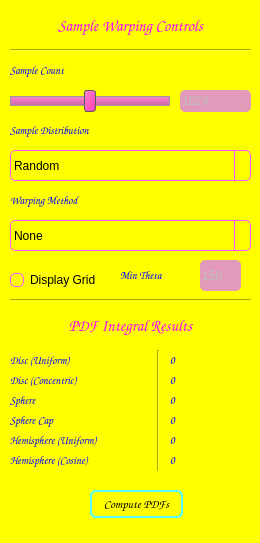
<?xml version="1.0" encoding="UTF-8"?>
<ui version="4.0">
 <class>SamplerControls</class>
 <widget class="QWidget" name="SamplerControls">
  <property name="geometry">
   <rect>
    <x>0</x>
    <y>0</y>
    <width>260</width>
    <height>543</height>
   </rect>
  </property>
  <property name="sizePolicy">
   <sizepolicy hsizetype="Ignored" vsizetype="Ignored">
    <horstretch>0</horstretch>
    <verstretch>0</verstretch>
   </sizepolicy>
  </property>
  <property name="windowTitle">
   <string>Sample Warper Controls</string>
  </property>
  <property name="styleSheet">
   <string notr="true">background-color: yellow;</string>
  </property>
  <widget class="QLabel" name="label">
   <property name="geometry">
    <rect>
     <x>10</x>
     <y>0</y>
     <width>241</width>
     <height>50</height>
    </rect>
   </property>
   <property name="font">
    <font>
     <family>Comic Sans MS</family>
     <pointsize>12</pointsize>
    </font>
   </property>
   <property name="styleSheet">
    <string notr="true">QLabel {
	font: &quot;Comic Sans MS&quot;;
	color: magenta;
}</string>
   </property>
   <property name="text">
    <string>Sample Warping Controls</string>
   </property>
   <property name="alignment">
    <set>Qt::AlignCenter</set>
   </property>
  </widget>
  <widget class="QLabel" name="label_2">
   <property name="geometry">
    <rect>
     <x>10</x>
     <y>60</y>
     <width>101</width>
     <height>21</height>
    </rect>
   </property>
   <property name="font">
    <font>
     <family>Comic Sans MS</family>
     <pointsize>8</pointsize>
    </font>
   </property>
   <property name="styleSheet">
    <string notr="true">QLabel {
	font: &quot;Comic Sans MS&quot;;
	color: blue;
;
}</string>
   </property>
   <property name="text">
    <string>Sample Count</string>
   </property>
   <property name="alignment">
    <set>Qt::AlignLeading|Qt::AlignLeft|Qt::AlignVCenter</set>
   </property>
  </widget>
  <widget class="Line" name="line">
   <property name="geometry">
    <rect>
     <x>10</x>
     <y>40</y>
     <width>241</width>
     <height>20</height>
    </rect>
   </property>
   <property name="orientation">
    <enum>Qt::Horizontal</enum>
   </property>
  </widget>
  <widget class="QSlider" name="numSamplesSlider">
   <property name="geometry">
    <rect>
     <x>10</x>
     <y>90</y>
     <width>160</width>
     <height>22</height>
    </rect>
   </property>
   <property name="styleSheet">
    <string notr="true">QSlider::handle:horizontal {
    background: qlineargradient(x1:0, y1:0, x2:1, y2:1, stop:0 #ff85d0, stop:1 #ff3fb4);
    border: 1px solid #5c5c5c;
    width: 10px;
    margin: -7px 0; /* handle is placed by default on the contents rect of the groove. Expand outside the groove */
    border-radius: 3px;
}

QSlider::groove:horizontal {
    border: 1px solid #999999;
    height: 8px; /* the groove expands to the size of the slider by default. by giving it a height, it has a fixed size */
    background: qlineargradient(x1:0, y1:0, x2:0, y2:1, stop:0 #ff85d0, stop:1 #cb67a4);
    margin: 2px 0;
}</string>
   </property>
   <property name="minimum">
    <number>4</number>
   </property>
   <property name="maximum">
    <number>16</number>
   </property>
   <property name="singleStep">
    <number>1</number>
   </property>
   <property name="pageStep">
    <number>2</number>
   </property>
   <property name="value">
    <number>10</number>
   </property>
   <property name="orientation">
    <enum>Qt::Horizontal</enum>
   </property>
  </widget>
  <widget class="QSpinBox" name="numSamplesSpinBox">
   <property name="enabled">
    <bool>false</bool>
   </property>
   <property name="geometry">
    <rect>
     <x>180</x>
     <y>90</y>
     <width>71</width>
     <height>22</height>
    </rect>
   </property>
   <property name="styleSheet">
    <string notr="true">QSpinBox{
	background-color: rgb(226, 153, 186);
    border-radius: 5px;
}
QSpinBox::down-button{
	color: pink;
    border-radius: 5px;
}
QSpinBox::up-button{
	color: black;
    border-radius: 5px;
}
</string>
   </property>
   <property name="minimum">
    <number>16</number>
   </property>
   <property name="maximum">
    <number>1048576</number>
   </property>
   <property name="singleStep">
    <number>10</number>
   </property>
   <property name="value">
    <number>1024</number>
   </property>
  </widget>
  <widget class="QComboBox" name="comboBox">
   <property name="geometry">
    <rect>
     <x>10</x>
     <y>150</y>
     <width>241</width>
     <height>31</height>
    </rect>
   </property>
   <property name="styleSheet">
    <string notr="true">QComboBox {
    border: 1px solid rgb(255, 85, 255);
    border-radius: 5px;
    padding: 1px 18px 1px 3px;
    min-width: 6em;
}
QComboBox::drop-down {
    subcontrol-origin: padding;
    subcontrol-position: top right;
    width: 15px;

    border-left-width: 1px;
    border-left-color: rgb(255, 85, 255);
    border-left-style: solid; /* just a single line */
    border-top-right-radius: 5px; /* same radius as the QComboBox */
    border-bottom-right-radius: 5px;
}
QComboBox::down-arrow:on { /* shift the arrow when popup is open */
    top: 1px;
    left: 1px;
}

QComboBox QAbstractItemView {
    border: 2px solid rgb(255, 170, 255);
    selection-background-color: rgb(255, 170, 255);
	font: &quot;Comic Sans MS&quot;;
    border-radius: 5px;
}</string>
   </property>
   <item>
    <property name="text">
     <string>Random</string>
    </property>
   </item>
   <item>
    <property name="text">
     <string>Grid</string>
    </property>
   </item>
   <item>
    <property name="text">
     <string>Stratified</string>
    </property>
   </item>
  </widget>
  <widget class="QLabel" name="label_3">
   <property name="geometry">
    <rect>
     <x>10</x>
     <y>120</y>
     <width>131</width>
     <height>21</height>
    </rect>
   </property>
   <property name="font">
    <font>
     <family>Comic Sans MS</family>
     <pointsize>8</pointsize>
    </font>
   </property>
   <property name="styleSheet">
    <string notr="true">QLabel {
	font: &quot;Comic Sans MS&quot;;
	color: blue;
;
}</string>
   </property>
   <property name="text">
    <string>Sample Distribution</string>
   </property>
   <property name="alignment">
    <set>Qt::AlignLeading|Qt::AlignLeft|Qt::AlignVCenter</set>
   </property>
  </widget>
  <widget class="QLabel" name="label_4">
   <property name="geometry">
    <rect>
     <x>10</x>
     <y>190</y>
     <width>131</width>
     <height>21</height>
    </rect>
   </property>
   <property name="font">
    <font>
     <family>Comic Sans MS</family>
     <pointsize>8</pointsize>
    </font>
   </property>
   <property name="styleSheet">
    <string notr="true">QLabel {
	font: &quot;Comic Sans MS&quot;;
	color: blue;
;
}</string>
   </property>
   <property name="text">
    <string>Warping Method</string>
   </property>
   <property name="alignment">
    <set>Qt::AlignLeading|Qt::AlignLeft|Qt::AlignVCenter</set>
   </property>
  </widget>
  <widget class="QComboBox" name="comboBox_2">
   <property name="geometry">
    <rect>
     <x>10</x>
     <y>220</y>
     <width>241</width>
     <height>31</height>
    </rect>
   </property>
   <property name="styleSheet">
    <string notr="true">QComboBox {
    border: 1px solid rgb(255, 85, 255);
    border-radius: 5px;
    padding: 1px 18px 1px 3px;
    min-width: 6em;
}
QComboBox::drop-down {
    subcontrol-origin: padding;
    subcontrol-position: top right;
    width: 15px;

    border-left-width: 1px;
    border-left-color: rgb(255, 85, 255);
    border-left-style: solid; /* just a single line */
    border-top-right-radius: 5px; /* same radius as the QComboBox */
    border-bottom-right-radius: 5px;
}
QComboBox::down-arrow:on { /* shift the arrow when popup is open */
    top: 1px;
    left: 1px;
}

QComboBox QAbstractItemView {
    border: 2px solid rgb(255, 170, 255);
    selection-background-color: rgb(255, 170, 255);
	font: &quot;Comic Sans MS&quot;;
    border-radius: 5px;
}</string>
   </property>
   <item>
    <property name="text">
     <string>None</string>
    </property>
   </item>
   <item>
    <property name="text">
     <string>Disc (Uniform)</string>
    </property>
   </item>
   <item>
    <property name="text">
     <string>Disc (Concentric)</string>
    </property>
   </item>
   <item>
    <property name="text">
     <string>Sphere</string>
    </property>
   </item>
   <item>
    <property name="text">
     <string>Sphere Cap</string>
    </property>
   </item>
   <item>
    <property name="text">
     <string>Hemisphere (Uniform)</string>
    </property>
   </item>
   <item>
    <property name="text">
     <string>Hemisphere (Cosine Weighted)</string>
    </property>
   </item>
  </widget>
  <widget class="QCheckBox" name="checkBox">
   <property name="geometry">
    <rect>
     <x>10</x>
     <y>270</y>
     <width>119</width>
     <height>20</height>
    </rect>
   </property>
   <property name="styleSheet">
    <string notr="true">QCheckBox::indicator{
    border: 1px solid rgb(255, 85, 255);
    border-radius: 5px;
    padding: 1px 1px 1px 3px;
}

QCheckBox::indicator:unchecked {
    background-color: yellow;
}

QCheckBox::indicator:checked {
    background-color: rgb(255, 170, 255)
}</string>
   </property>
   <property name="text">
    <string>Display Grid</string>
   </property>
  </widget>
  <widget class="Line" name="line_2">
   <property name="geometry">
    <rect>
     <x>10</x>
     <y>290</y>
     <width>241</width>
     <height>20</height>
    </rect>
   </property>
   <property name="orientation">
    <enum>Qt::Horizontal</enum>
   </property>
  </widget>
  <widget class="QLabel" name="label_6">
   <property name="geometry">
    <rect>
     <x>10</x>
     <y>300</y>
     <width>241</width>
     <height>50</height>
    </rect>
   </property>
   <property name="font">
    <font>
     <family>Comic Sans MS</family>
     <pointsize>12</pointsize>
    </font>
   </property>
   <property name="styleSheet">
    <string notr="true">QLabel {
	font: &quot;Comic Sans MS&quot;;
	color: magenta;
}</string>
   </property>
   <property name="text">
    <string>PDF Integral Results</string>
   </property>
   <property name="alignment">
    <set>Qt::AlignCenter</set>
   </property>
  </widget>
  <widget class="QLabel" name="label_5">
   <property name="geometry">
    <rect>
     <x>10</x>
     <y>350</y>
     <width>131</width>
     <height>21</height>
    </rect>
   </property>
   <property name="font">
    <font>
     <family>Comic Sans MS</family>
     <pointsize>8</pointsize>
    </font>
   </property>
   <property name="styleSheet">
    <string notr="true">QLabel {
	font: &quot;Comic Sans MS&quot;;
	color: blue;
;
}</string>
   </property>
   <property name="text">
    <string>Disc (Uniform)</string>
   </property>
   <property name="alignment">
    <set>Qt::AlignLeading|Qt::AlignLeft|Qt::AlignVCenter</set>
   </property>
  </widget>
  <widget class="QLabel" name="label_7">
   <property name="geometry">
    <rect>
     <x>10</x>
     <y>370</y>
     <width>131</width>
     <height>21</height>
    </rect>
   </property>
   <property name="font">
    <font>
     <family>Comic Sans MS</family>
     <pointsize>8</pointsize>
    </font>
   </property>
   <property name="styleSheet">
    <string notr="true">QLabel {
	font: &quot;Comic Sans MS&quot;;
	color: blue;
;
}</string>
   </property>
   <property name="text">
    <string>Disc (Concentric)</string>
   </property>
   <property name="alignment">
    <set>Qt::AlignLeading|Qt::AlignLeft|Qt::AlignVCenter</set>
   </property>
  </widget>
  <widget class="QLabel" name="label_8">
   <property name="geometry">
    <rect>
     <x>10</x>
     <y>390</y>
     <width>131</width>
     <height>21</height>
    </rect>
   </property>
   <property name="font">
    <font>
     <family>Comic Sans MS</family>
     <pointsize>8</pointsize>
    </font>
   </property>
   <property name="styleSheet">
    <string notr="true">QLabel {
	font: &quot;Comic Sans MS&quot;;
	color: blue;
;
}</string>
   </property>
   <property name="text">
    <string>Sphere</string>
   </property>
   <property name="alignment">
    <set>Qt::AlignLeading|Qt::AlignLeft|Qt::AlignVCenter</set>
   </property>
  </widget>
  <widget class="QLabel" name="label_9">
   <property name="geometry">
    <rect>
     <x>10</x>
     <y>410</y>
     <width>131</width>
     <height>21</height>
    </rect>
   </property>
   <property name="font">
    <font>
     <family>Comic Sans MS</family>
     <pointsize>8</pointsize>
    </font>
   </property>
   <property name="styleSheet">
    <string notr="true">QLabel {
	font: &quot;Comic Sans MS&quot;;
	color: blue;
;
}</string>
   </property>
   <property name="text">
    <string>Sphere Cap</string>
   </property>
   <property name="alignment">
    <set>Qt::AlignLeading|Qt::AlignLeft|Qt::AlignVCenter</set>
   </property>
  </widget>
  <widget class="QLabel" name="label_10">
   <property name="geometry">
    <rect>
     <x>10</x>
     <y>430</y>
     <width>141</width>
     <height>21</height>
    </rect>
   </property>
   <property name="font">
    <font>
     <family>Comic Sans MS</family>
     <pointsize>8</pointsize>
    </font>
   </property>
   <property name="styleSheet">
    <string notr="true">QLabel {
	font: &quot;Comic Sans MS&quot;;
	color: blue;
;
}</string>
   </property>
   <property name="text">
    <string>Hemisphere (Uniform)</string>
   </property>
   <property name="alignment">
    <set>Qt::AlignLeading|Qt::AlignLeft|Qt::AlignVCenter</set>
   </property>
  </widget>
  <widget class="QLabel" name="label_11">
   <property name="geometry">
    <rect>
     <x>10</x>
     <y>450</y>
     <width>141</width>
     <height>21</height>
    </rect>
   </property>
   <property name="font">
    <font>
     <family>Comic Sans MS</family>
     <pointsize>8</pointsize>
    </font>
   </property>
   <property name="styleSheet">
    <string notr="true">QLabel {
	font: &quot;Comic Sans MS&quot;;
	color: blue;
;
}</string>
   </property>
   <property name="text">
    <string>Hemisphere (Cosine)</string>
   </property>
   <property name="alignment">
    <set>Qt::AlignLeading|Qt::AlignLeft|Qt::AlignVCenter</set>
   </property>
  </widget>
  <widget class="Line" name="line_3">
   <property name="geometry">
    <rect>
     <x>150</x>
     <y>350</y>
     <width>16</width>
     <height>121</height>
    </rect>
   </property>
   <property name="orientation">
    <enum>Qt::Vertical</enum>
   </property>
  </widget>
  <widget class="QPushButton" name="pushButton">
   <property name="geometry">
    <rect>
     <x>90</x>
     <y>490</y>
     <width>93</width>
     <height>28</height>
    </rect>
   </property>
   <property name="font">
    <font>
     <family>Comic Sans MS</family>
    </font>
   </property>
   <property name="styleSheet">
    <string notr="true">QPushButton {
    border: 2px solid rgb(85, 255, 255);
    border-radius: 6px;
    background-color: qlineargradient(x1: 0, y1: 0, x2: 0, y2: 1,
                                      stop: 0 rgb(255, 170, 255), stop: 1 rgb(255, 85, 255));
    min-width: 80px;
}

QPushButton:pressed {
    background-color: qlineargradient(x1: 0, y1: 0, x2: 0, y2: 1,
                                      stop: 0 rgb(255, 85, 255), stop: 1 rgb(255, 170, 255));
}

QPushButton:flat {
    border: none; /* no border for a flat push button */
}

QPushButton:default {
    border-color: navy; /* make the default button prominent */
}</string>
   </property>
   <property name="text">
    <string>Compute PDFs</string>
   </property>
  </widget>
  <widget class="QLabel" name="discUnifPDFLabel">
   <property name="geometry">
    <rect>
     <x>170</x>
     <y>350</y>
     <width>81</width>
     <height>21</height>
    </rect>
   </property>
   <property name="font">
    <font>
     <family>Comic Sans MS</family>
     <pointsize>8</pointsize>
    </font>
   </property>
   <property name="styleSheet">
    <string notr="true">QLabel {
	font: &quot;Comic Sans MS&quot;;
	color: blue;
;
}</string>
   </property>
   <property name="text">
    <string>0</string>
   </property>
   <property name="alignment">
    <set>Qt::AlignLeading|Qt::AlignLeft|Qt::AlignVCenter</set>
   </property>
  </widget>
  <widget class="QLabel" name="discConcPDFLabel">
   <property name="geometry">
    <rect>
     <x>170</x>
     <y>370</y>
     <width>81</width>
     <height>21</height>
    </rect>
   </property>
   <property name="font">
    <font>
     <family>Comic Sans MS</family>
     <pointsize>8</pointsize>
    </font>
   </property>
   <property name="styleSheet">
    <string notr="true">QLabel {
	font: &quot;Comic Sans MS&quot;;
	color: blue;
;
}</string>
   </property>
   <property name="text">
    <string>0</string>
   </property>
   <property name="alignment">
    <set>Qt::AlignLeading|Qt::AlignLeft|Qt::AlignVCenter</set>
   </property>
  </widget>
  <widget class="QLabel" name="spherePDFLabel">
   <property name="geometry">
    <rect>
     <x>170</x>
     <y>390</y>
     <width>81</width>
     <height>21</height>
    </rect>
   </property>
   <property name="font">
    <font>
     <family>Comic Sans MS</family>
     <pointsize>8</pointsize>
    </font>
   </property>
   <property name="styleSheet">
    <string notr="true">QLabel {
	font: &quot;Comic Sans MS&quot;;
	color: blue;
;
}</string>
   </property>
   <property name="text">
    <string>0</string>
   </property>
   <property name="alignment">
    <set>Qt::AlignLeading|Qt::AlignLeft|Qt::AlignVCenter</set>
   </property>
  </widget>
  <widget class="QLabel" name="sphereCapPDFLabel">
   <property name="geometry">
    <rect>
     <x>170</x>
     <y>410</y>
     <width>81</width>
     <height>21</height>
    </rect>
   </property>
   <property name="font">
    <font>
     <family>Comic Sans MS</family>
     <pointsize>8</pointsize>
    </font>
   </property>
   <property name="styleSheet">
    <string notr="true">QLabel {
	font: &quot;Comic Sans MS&quot;;
	color: blue;
;
}</string>
   </property>
   <property name="text">
    <string>0</string>
   </property>
   <property name="alignment">
    <set>Qt::AlignLeading|Qt::AlignLeft|Qt::AlignVCenter</set>
   </property>
  </widget>
  <widget class="QLabel" name="hemiUnifPDFLabel">
   <property name="geometry">
    <rect>
     <x>170</x>
     <y>430</y>
     <width>81</width>
     <height>21</height>
    </rect>
   </property>
   <property name="font">
    <font>
     <family>Comic Sans MS</family>
     <pointsize>8</pointsize>
    </font>
   </property>
   <property name="styleSheet">
    <string notr="true">QLabel {
	font: &quot;Comic Sans MS&quot;;
	color: blue;
;
}</string>
   </property>
   <property name="text">
    <string>0</string>
   </property>
   <property name="alignment">
    <set>Qt::AlignLeading|Qt::AlignLeft|Qt::AlignVCenter</set>
   </property>
  </widget>
  <widget class="QLabel" name="hemiCosPDFLabel">
   <property name="geometry">
    <rect>
     <x>170</x>
     <y>450</y>
     <width>81</width>
     <height>21</height>
    </rect>
   </property>
   <property name="font">
    <font>
     <family>Comic Sans MS</family>
     <pointsize>8</pointsize>
    </font>
   </property>
   <property name="styleSheet">
    <string notr="true">QLabel {
	font: &quot;Comic Sans MS&quot;;
	color: blue;
;
}</string>
   </property>
   <property name="text">
    <string>0</string>
   </property>
   <property name="alignment">
    <set>Qt::AlignLeading|Qt::AlignLeft|Qt::AlignVCenter</set>
   </property>
  </widget>
  <widget class="QSpinBox" name="thetaMaxSpinBox">
   <property name="enabled">
    <bool>false</bool>
   </property>
   <property name="geometry">
    <rect>
     <x>200</x>
     <y>260</y>
     <width>41</width>
     <height>31</height>
    </rect>
   </property>
   <property name="styleSheet">
    <string notr="true">QSpinBox{
	background-color: rgb(226, 153, 186);
    border-radius: 5px;
}
QSpinBox::down-button{
	color: pink;
    border-radius: 5px;
}
QSpinBox::up-button{
	color: black;
    border-radius: 5px;
}
</string>
   </property>
   <property name="minimum">
    <number>0</number>
   </property>
   <property name="maximum">
    <number>180</number>
   </property>
   <property name="singleStep">
    <number>1</number>
   </property>
   <property name="value">
    <number>150</number>
   </property>
  </widget>
  <widget class="QLabel" name="label_12">
   <property name="geometry">
    <rect>
     <x>120</x>
     <y>260</y>
     <width>71</width>
     <height>31</height>
    </rect>
   </property>
   <property name="font">
    <font>
     <family>Comic Sans MS</family>
     <pointsize>8</pointsize>
    </font>
   </property>
   <property name="styleSheet">
    <string notr="true">QLabel {
	font: &quot;Comic Sans MS&quot;;
	color: blue;
;
}</string>
   </property>
   <property name="text">
    <string>Min Theta</string>
   </property>
   <property name="alignment">
    <set>Qt::AlignLeading|Qt::AlignLeft|Qt::AlignVCenter</set>
   </property>
  </widget>
 </widget>
 <resources/>
 <connections>
  <connection>
   <sender>numSamplesSlider</sender>
   <signal>valueChanged(int)</signal>
   <receiver>SamplerControls</receiver>
   <slot>slot_setSamples(int)</slot>
   <hints>
    <hint type="sourcelabel">
     <x>78</x>
     <y>101</y>
    </hint>
    <hint type="destinationlabel">
     <x>148</x>
     <y>71</y>
    </hint>
   </hints>
  </connection>
  <connection>
   <sender>comboBox</sender>
   <signal>currentIndexChanged(int)</signal>
   <receiver>SamplerControls</receiver>
   <slot>slot_setSampleMode(int)</slot>
   <hints>
    <hint type="sourcelabel">
     <x>183</x>
     <y>175</y>
    </hint>
    <hint type="destinationlabel">
     <x>196</x>
     <y>193</y>
    </hint>
   </hints>
  </connection>
  <connection>
   <sender>comboBox_2</sender>
   <signal>currentIndexChanged(int)</signal>
   <receiver>SamplerControls</receiver>
   <slot>slot_setWarpMethod(int)</slot>
   <hints>
    <hint type="sourcelabel">
     <x>204</x>
     <y>235</y>
    </hint>
    <hint type="destinationlabel">
     <x>204</x>
     <y>260</y>
    </hint>
   </hints>
  </connection>
  <connection>
   <sender>checkBox</sender>
   <signal>clicked()</signal>
   <receiver>SamplerControls</receiver>
   <slot>slot_setDisplayGrid()</slot>
   <hints>
    <hint type="sourcelabel">
     <x>40</x>
     <y>275</y>
    </hint>
    <hint type="destinationlabel">
     <x>95</x>
     <y>295</y>
    </hint>
   </hints>
  </connection>
  <connection>
   <sender>pushButton</sender>
   <signal>clicked()</signal>
   <receiver>SamplerControls</receiver>
   <slot>slot_computePDFs()</slot>
   <hints>
    <hint type="sourcelabel">
     <x>160</x>
     <y>503</y>
    </hint>
    <hint type="destinationlabel">
     <x>218</x>
     <y>513</y>
    </hint>
   </hints>
  </connection>
  <connection>
   <sender>thetaMaxSpinBox</sender>
   <signal>valueChanged(int)</signal>
   <receiver>SamplerControls</receiver>
   <slot>slot_updateThetaMax(int)</slot>
   <hints>
    <hint type="sourcelabel">
     <x>210</x>
     <y>270</y>
    </hint>
    <hint type="destinationlabel">
     <x>50</x>
     <y>528</y>
    </hint>
   </hints>
  </connection>
 </connections>
 <slots>
  <slot>slot_setSamples(int)</slot>
  <slot>slot_setSampleMode(int)</slot>
  <slot>slot_setWarpMethod(int)</slot>
  <slot>slot_setDisplayGrid()</slot>
  <slot>slot_computePDFs()</slot>
  <slot>slot_updateThetaMax(int)</slot>
 </slots>
</ui>
